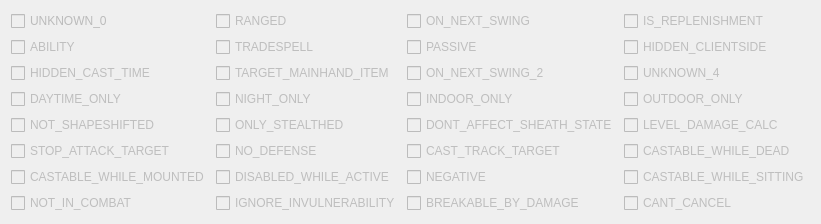
                  <widget class="QWidget" name="attributeTab">
                   <attribute name="title">
                    <string>Attributes 0</string>
                   </attribute>
                   <layout class="QGridLayout" name="gridLayout_2">
                    <item row="7" column="4">
                     <widget class="QCheckBox" name="attr_32_box">
                      <property name="enabled">
                       <bool>false</bool>
                      </property>
                      <property name="toolTip">
                       <string>&lt;html&gt;&lt;head/&gt;&lt;body&gt;&lt;p&gt;Indicates that the caster can't cancel this spell cast / aura.&lt;/p&gt;&lt;/body&gt;&lt;/html&gt;</string>
                      </property>
                      <property name="text">
                       <string>CANT_CANCEL</string>
                      </property>
                     </widget>
                    </item>
                    <item row="7" column="3">
                     <widget class="QCheckBox" name="attr_31_box">
                      <property name="enabled">
                       <bool>false</bool>
                      </property>
                      <property name="toolTip">
                       <string>&lt;html&gt;&lt;head/&gt;&lt;body&gt;&lt;p&gt;Indicates that the auras of this spell can break on damage.&lt;/p&gt;&lt;/body&gt;&lt;/html&gt;</string>
                      </property>
                      <property name="text">
                       <string>BREAKABLE_BY_DAMAGE</string>
                      </property>
                     </widget>
                    </item>
                    <item row="7" column="2">
                     <widget class="QCheckBox" name="attr_30_box">
                      <property name="enabled">
                       <bool>false</bool>
                      </property>
                      <property name="toolTip">
                       <string>&lt;html&gt;&lt;head/&gt;&lt;body&gt;&lt;p&gt;Indicates that this spell can always be used even if the target would be immune to this.&lt;/p&gt;&lt;/body&gt;&lt;/html&gt;</string>
                      </property>
                      <property name="text">
                       <string>IGNORE_INVULNERABILITY</string>
                      </property>
                     </widget>
                    </item>
                    <item row="7" column="1">
                     <widget class="QCheckBox" name="attr_29_box">
                      <property name="enabled">
                       <bool>false</bool>
                      </property>
                      <property name="toolTip">
                       <string>&lt;html&gt;&lt;head/&gt;&lt;body&gt;&lt;p&gt;Indicates that this spell can't be used while the caster is in combat.&lt;/p&gt;&lt;/body&gt;&lt;/html&gt;</string>
                      </property>
                      <property name="text">
                       <string>NOT_IN_COMBAT</string>
                      </property>
                     </widget>
                    </item>
                    <item row="6" column="4">
                     <widget class="QCheckBox" name="attr_28_box">
                      <property name="enabled">
                       <bool>false</bool>
                      </property>
                      <property name="toolTip">
                       <string>&lt;html&gt;&lt;head/&gt;&lt;body&gt;&lt;p&gt;Indicates that this spell can be used while the caster is sitting.&lt;/p&gt;&lt;/body&gt;&lt;/html&gt;</string>
                      </property>
                      <property name="text">
                       <string>CASTABLE_WHILE_SITTING</string>
                      </property>
                     </widget>
                    </item>
                    <item row="6" column="3">
                     <widget class="QCheckBox" name="attr_27_box">
                      <property name="enabled">
                       <bool>false</bool>
                      </property>
                      <property name="text">
                       <string>NEGATIVE</string>
                      </property>
                     </widget>
                    </item>
                    <item row="6" column="2">
                     <widget class="QCheckBox" name="attr_26_box">
                      <property name="enabled">
                       <bool>false</bool>
                      </property>
                      <property name="toolTip">
                       <string>&lt;html&gt;&lt;head/&gt;&lt;body&gt;&lt;p&gt;Indicates that the spell cooldown starts when this spell ends (for example it's auras are removed).&lt;/p&gt;&lt;/body&gt;&lt;/html&gt;</string>
                      </property>
                      <property name="text">
                       <string>DISABLED_WHILE_ACTIVE</string>
                      </property>
                     </widget>
                    </item>
                    <item row="6" column="1">
                     <widget class="QCheckBox" name="attr_25_box">
                      <property name="enabled">
                       <bool>false</bool>
                      </property>
                      <property name="text">
                       <string>CASTABLE_WHILE_MOUNTED</string>
                      </property>
                     </widget>
                    </item>
                    <item row="5" column="4">
                     <widget class="QCheckBox" name="attr_24_box">
                      <property name="enabled">
                       <bool>false</bool>
                      </property>
                      <property name="toolTip">
                       <string>&lt;html&gt;&lt;head/&gt;&lt;body&gt;&lt;p&gt;Indicates that this spell can be used while the caster is dead.&lt;/p&gt;&lt;/body&gt;&lt;/html&gt;</string>
                      </property>
                      <property name="text">
                       <string>CASTABLE_WHILE_DEAD</string>
                      </property>
                     </widget>
                    </item>
                    <item row="5" column="3">
                     <widget class="QCheckBox" name="attr_23_box">
                      <property name="enabled">
                       <bool>false</bool>
                      </property>
                      <property name="toolTip">
                       <string>&lt;html&gt;&lt;head/&gt;&lt;body&gt;&lt;p&gt;Indicates that the caster will constantly be facing the target while the spell is channeled.&lt;/p&gt;&lt;/body&gt;&lt;/html&gt;</string>
                      </property>
                      <property name="text">
                       <string>CAST_TRACK_TARGET</string>
                      </property>
                     </widget>
                    </item>
                    <item row="5" column="2">
                     <widget class="QCheckBox" name="attr_22_box">
                      <property name="enabled">
                       <bool>false</bool>
                      </property>
                      <property name="text">
                       <string>NO_DEFENSE</string>
                      </property>
                     </widget>
                    </item>
                    <item row="5" column="1">
                     <widget class="QCheckBox" name="attr_21_box">
                      <property name="enabled">
                       <bool>false</bool>
                      </property>
                      <property name="toolTip">
                       <string>&lt;html&gt;&lt;head/&gt;&lt;body&gt;&lt;p&gt;Indicates that auto attack will be stopped when this spell is used.&lt;/p&gt;&lt;/body&gt;&lt;/html&gt;</string>
                      </property>
                      <property name="text">
                       <string>STOP_ATTACK_TARGET</string>
                      </property>
                     </widget>
                    </item>
                    <item row="4" column="4">
                     <widget class="QCheckBox" name="attr_20_box">
                      <property name="enabled">
                       <bool>false</bool>
                      </property>
                      <property name="text">
                       <string>LEVEL_DAMAGE_CALC</string>
                      </property>
                     </widget>
                    </item>
                    <item row="4" column="3">
                     <widget class="QCheckBox" name="attr_19_box">
                      <property name="enabled">
                       <bool>false</bool>
                      </property>
                      <property name="toolTip">
                       <string>&lt;html&gt;&lt;head/&gt;&lt;body&gt;&lt;p&gt;Indicates that this spell does not change the players sheathe state.&lt;/p&gt;&lt;/body&gt;&lt;/html&gt;</string>
                      </property>
                      <property name="text">
                       <string>DONT_AFFECT_SHEATH_STATE</string>
                      </property>
                     </widget>
                    </item>
                    <item row="4" column="2">
                     <widget class="QCheckBox" name="attr_18_box">
                      <property name="enabled">
                       <bool>false</bool>
                      </property>
                      <property name="toolTip">
                       <string>&lt;html&gt;&lt;head/&gt;&lt;body&gt;&lt;p&gt;Indicates that this spell can only be used while the caster is stealthed.&lt;/p&gt;&lt;/body&gt;&lt;/html&gt;</string>
                      </property>
                      <property name="text">
                       <string>ONLY_STEALTHED</string>
                      </property>
                     </widget>
                    </item>
                    <item row="4" column="1">
                     <widget class="QCheckBox" name="attr_17_box">
                      <property name="enabled">
                       <bool>false</bool>
                      </property>
                      <property name="toolTip">
                       <string>&lt;html&gt;&lt;head/&gt;&lt;body&gt;&lt;p&gt;Indicates that this spell can't be used while the caster is shapeshifted.&lt;/p&gt;&lt;/body&gt;&lt;/html&gt;</string>
                      </property>
                      <property name="text">
                       <string>NOT_SHAPESHIFTED</string>
                      </property>
                     </widget>
                    </item>
                    <item row="3" column="4">
                     <widget class="QCheckBox" name="attr_16_box">
                      <property name="enabled">
                       <bool>false</bool>
                      </property>
                      <property name="toolTip">
                       <string>&lt;html&gt;&lt;head/&gt;&lt;body&gt;&lt;p&gt;Indicates that this spell can only be used outdoors.&lt;/p&gt;&lt;/body&gt;&lt;/html&gt;</string>
                      </property>
                      <property name="text">
                       <string>OUTDOOR_ONLY</string>
                      </property>
                     </widget>
                    </item>
                    <item row="3" column="3">
                     <widget class="QCheckBox" name="attr_15_box">
                      <property name="enabled">
                       <bool>false</bool>
                      </property>
                      <property name="toolTip">
                       <string>&lt;html&gt;&lt;head/&gt;&lt;body&gt;&lt;p&gt;Indicates that this spell can only be used while being indoor.&lt;/p&gt;&lt;/body&gt;&lt;/html&gt;</string>
                      </property>
                      <property name="text">
                       <string>INDOOR_ONLY</string>
                      </property>
                     </widget>
                    </item>
                    <item row="3" column="2">
                     <widget class="QCheckBox" name="attr_14_box">
                      <property name="enabled">
                       <bool>false</bool>
                      </property>
                      <property name="toolTip">
                       <string>&lt;html&gt;&lt;head/&gt;&lt;body&gt;&lt;p&gt;Indicates that this spell is only usable at night time.&lt;/p&gt;&lt;/body&gt;&lt;/html&gt;</string>
                      </property>
                      <property name="text">
                       <string>NIGHT_ONLY</string>
                      </property>
                     </widget>
                    </item>
                    <item row="3" column="1">
                     <widget class="QCheckBox" name="attr_13_box">
                      <property name="enabled">
                       <bool>false</bool>
                      </property>
                      <property name="toolTip">
                       <string>&lt;html&gt;&lt;head/&gt;&lt;body&gt;&lt;p&gt;Indicates that this spell is only usable at day time.&lt;/p&gt;&lt;/body&gt;&lt;/html&gt;</string>
                      </property>
                      <property name="text">
                       <string>DAYTIME_ONLY</string>
                      </property>
                     </widget>
                    </item>
                    <item row="2" column="4">
                     <widget class="QCheckBox" name="attr_12_box">
                      <property name="enabled">
                       <bool>false</bool>
                      </property>
                      <property name="text">
                       <string>UNKNOWN_4</string>
                      </property>
                     </widget>
                    </item>
                    <item row="2" column="3">
                     <widget class="QCheckBox" name="attr_11_box">
                      <property name="enabled">
                       <bool>false</bool>
                      </property>
                      <property name="text">
                       <string>ON_NEXT_SWING_2</string>
                      </property>
                     </widget>
                    </item>
                    <item row="2" column="2">
                     <widget class="QCheckBox" name="attr_10_box">
                      <property name="enabled">
                       <bool>false</bool>
                      </property>
                      <property name="toolTip">
                       <string>&lt;html&gt;&lt;head/&gt;&lt;body&gt;&lt;p&gt;Indicates that this spell requires a main hand weapon.&lt;/p&gt;&lt;/body&gt;&lt;/html&gt;</string>
                      </property>
                      <property name="text">
                       <string>TARGET_MAINHAND_ITEM</string>
                      </property>
                     </widget>
                    </item>
                    <item row="2" column="1">
                     <widget class="QCheckBox" name="attr_9_box">
                      <property name="enabled">
                       <bool>false</bool>
                      </property>
                      <property name="text">
                       <string>HIDDEN_CAST_TIME</string>
                      </property>
                     </widget>
                    </item>
                    <item row="1" column="4">
                     <widget class="QCheckBox" name="attr_8_box">
                      <property name="enabled">
                       <bool>false</bool>
                      </property>
                      <property name="text">
                       <string>HIDDEN_CLIENTSIDE</string>
                      </property>
                     </widget>
                    </item>
                    <item row="1" column="3">
                     <widget class="QCheckBox" name="attr_7_box">
                      <property name="enabled">
                       <bool>false</bool>
                      </property>
                      <property name="toolTip">
                       <string>&lt;html&gt;&lt;head/&gt;&lt;body&gt;&lt;p&gt;Indicates that this is a passive spell, which will be active permanently.&lt;/p&gt;&lt;/body&gt;&lt;/html&gt;</string>
                      </property>
                      <property name="text">
                       <string>PASSIVE</string>
                      </property>
                     </widget>
                    </item>
                    <item row="1" column="2">
                     <widget class="QCheckBox" name="attr_6_box">
                      <property name="enabled">
                       <bool>false</bool>
                      </property>
                      <property name="text">
                       <string>TRADESPELL</string>
                      </property>
                     </widget>
                    </item>
                    <item row="1" column="1">
                     <widget class="QCheckBox" name="attr_5_box">
                      <property name="enabled">
                       <bool>false</bool>
                      </property>
                      <property name="toolTip">
                       <string>&lt;html&gt;&lt;head/&gt;&lt;body&gt;&lt;p&gt;Indicates that this spell is categorized as a player ability in the players spell book. Only affects the client.&lt;/p&gt;&lt;/body&gt;&lt;/html&gt;</string>
                      </property>
                      <property name="text">
                       <string>ABILITY</string>
                      </property>
                      <property name="checkable">
                       <bool>true</bool>
                      </property>
                     </widget>
                    </item>
                    <item row="0" column="4">
                     <widget class="QCheckBox" name="attr_4_box">
                      <property name="enabled">
                       <bool>false</bool>
                      </property>
                      <property name="text">
                       <string>IS_REPLENISHMENT</string>
                      </property>
                     </widget>
                    </item>
                    <item row="0" column="3">
                     <widget class="QCheckBox" name="attr_3_box">
                      <property name="enabled">
                       <bool>false</bool>
                      </property>
                      <property name="toolTip">
                       <string>&lt;html&gt;&lt;head/&gt;&lt;body&gt;&lt;p&gt;Indicates that the execution of this spell will be delayed to the next auto attack, and replaces this auto attack.&lt;/p&gt;&lt;/body&gt;&lt;/html&gt;</string>
                      </property>
                      <property name="text">
                       <string>ON_NEXT_SWING</string>
                      </property>
                     </widget>
                    </item>
                    <item row="0" column="2">
                     <widget class="QCheckBox" name="attr_2_box">
                      <property name="enabled">
                       <bool>false</bool>
                      </property>
                      <property name="toolTip">
                       <string>&lt;html&gt;&lt;head/&gt;&lt;body&gt;&lt;p&gt;Indicates that this is a ranged spell (for hunters for example).&lt;/p&gt;&lt;/body&gt;&lt;/html&gt;</string>
                      </property>
                      <property name="text">
                       <string>RANGED</string>
                      </property>
                     </widget>
                    </item>
                    <item row="0" column="1">
                     <widget class="QCheckBox" name="attr_1_box">
                      <property name="enabled">
                       <bool>false</bool>
                      </property>
                      <property name="styleSheet">
                       <string notr="true">QCheckBox:disabled
{
    color: #bbb;
}</string>
                      </property>
                      <property name="text">
                       <string>UNKNOWN_0</string>
                      </property>
                     </widget>
                    </item>
                   </layout>
                  </widget>
